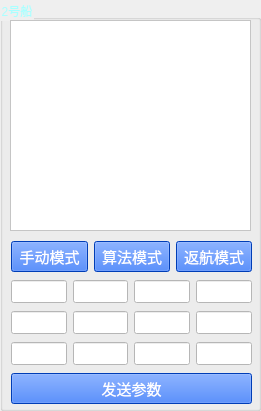
   <widget class="QGroupBox" name="groupBox_4">
    <property name="geometry">
     <rect>
      <x>550</x>
      <y>10</y>
      <width>261</width>
      <height>411</height>
     </rect>
    </property>
    <property name="styleSheet">
     <string notr="true">color: rgb(170, 255, 255);</string>
    </property>
    <property name="title">
     <string>2号船</string>
    </property>
    <widget class="QTextBrowser" name="text_2">
     <property name="geometry">
      <rect>
       <x>10</x>
       <y>20</y>
       <width>241</width>
       <height>211</height>
      </rect>
     </property>
     <property name="font">
      <font>
       <family>黑体</family>
       <pointsize>8</pointsize>
      </font>
     </property>
     <property name="styleSheet">
      <string notr="true">background-color: rgb(255, 255, 255);
color: rgb(0, 0, 0);</string>
     </property>
    </widget>
    <widget class="QWidget" name="layoutWidget">
     <property name="geometry">
      <rect>
       <x>11</x>
       <y>239</y>
       <width>241</width>
       <height>169</height>
      </rect>
     </property>
     <layout class="QVBoxLayout" name="verticalLayout_3">
      <item>
       <layout class="QHBoxLayout" name="horizontalLayout_9">
        <item>
         <widget class="QPushButton" name="manul_2">
          <property name="font">
           <font>
            <family>黑体</family>
            <pointsize>11</pointsize>
           </font>
          </property>
          <property name="styleSheet">
           <string notr="true">color: rgb(255, 255, 255);
background-color: rgb(0, 85, 255);</string>
          </property>
          <property name="text">
           <string>手动模式</string>
          </property>
         </widget>
        </item>
        <item>
         <widget class="QPushButton" name="guided_2">
          <property name="font">
           <font>
            <family>黑体</family>
            <pointsize>11</pointsize>
           </font>
          </property>
          <property name="styleSheet">
           <string notr="true">color: rgb(255, 255, 255);
background-color: rgb(0, 85, 255);</string>
          </property>
          <property name="text">
           <string>算法模式</string>
          </property>
         </widget>
        </item>
        <item>
         <widget class="QPushButton" name="RTL_2">
          <property name="font">
           <font>
            <family>黑体</family>
            <pointsize>11</pointsize>
           </font>
          </property>
          <property name="styleSheet">
           <string notr="true">color: rgb(255, 255, 255);
background-color: rgb(0, 85, 255);</string>
          </property>
          <property name="text">
           <string>返航模式</string>
          </property>
         </widget>
        </item>
       </layout>
      </item>
      <item>
       <layout class="QHBoxLayout" name="horizontalLayout_10">
        <item>
         <widget class="QLineEdit" name="pa0_2">
          <property name="font">
           <font>
            <family>Times New Roman</family>
            <pointsize>10</pointsize>
            <weight>75</weight>
            <bold>true</bold>
           </font>
          </property>
          <property name="styleSheet">
           <string notr="true">background-color: rgb(255, 255, 255);
color: rgb(0, 0, 0);</string>
          </property>
         </widget>
        </item>
        <item>
         <widget class="QLineEdit" name="pa1_2">
          <property name="font">
           <font>
            <family>Times New Roman</family>
            <pointsize>10</pointsize>
            <weight>75</weight>
            <bold>true</bold>
           </font>
          </property>
          <property name="styleSheet">
           <string notr="true">background-color: rgb(255, 255, 255);
color: rgb(0, 0, 0);</string>
          </property>
         </widget>
        </item>
        <item>
         <widget class="QLineEdit" name="pa2_2">
          <property name="font">
           <font>
            <family>Times New Roman</family>
            <pointsize>10</pointsize>
            <weight>75</weight>
            <bold>true</bold>
           </font>
          </property>
          <property name="styleSheet">
           <string notr="true">background-color: rgb(255, 255, 255);
color: rgb(0, 0, 0);</string>
          </property>
         </widget>
        </item>
        <item>
         <widget class="QLineEdit" name="pa3_2">
          <property name="font">
           <font>
            <family>Times New Roman</family>
            <pointsize>10</pointsize>
            <weight>75</weight>
            <bold>true</bold>
           </font>
          </property>
          <property name="styleSheet">
           <string notr="true">background-color: rgb(255, 255, 255);
color: rgb(0, 0, 0);</string>
          </property>
         </widget>
        </item>
       </layout>
      </item>
      <item>
       <layout class="QHBoxLayout" name="horizontalLayout_11">
        <item>
         <widget class="QLineEdit" name="pa4_2">
          <property name="font">
           <font>
            <family>Times New Roman</family>
            <pointsize>10</pointsize>
            <weight>75</weight>
            <bold>true</bold>
           </font>
          </property>
          <property name="styleSheet">
           <string notr="true">background-color: rgb(255, 255, 255);
color: rgb(0, 0, 0);</string>
          </property>
         </widget>
        </item>
        <item>
         <widget class="QLineEdit" name="pa5_2">
          <property name="font">
           <font>
            <family>Times New Roman</family>
            <pointsize>10</pointsize>
            <weight>75</weight>
            <bold>true</bold>
           </font>
          </property>
          <property name="styleSheet">
           <string notr="true">background-color: rgb(255, 255, 255);
color: rgb(0, 0, 0);</string>
          </property>
         </widget>
        </item>
        <item>
         <widget class="QLineEdit" name="pa6_2">
          <property name="font">
           <font>
            <family>Times New Roman</family>
            <pointsize>10</pointsize>
            <weight>75</weight>
            <bold>true</bold>
           </font>
          </property>
          <property name="styleSheet">
           <string notr="true">background-color: rgb(255, 255, 255);
color: rgb(0, 0, 0);</string>
          </property>
         </widget>
        </item>
        <item>
         <widget class="QLineEdit" name="pa7_2">
          <property name="font">
           <font>
            <family>Times New Roman</family>
            <pointsize>10</pointsize>
            <weight>75</weight>
            <bold>true</bold>
           </font>
          </property>
          <property name="styleSheet">
           <string notr="true">background-color: rgb(255, 255, 255);
color: rgb(0, 0, 0);</string>
          </property>
         </widget>
        </item>
       </layout>
      </item>
      <item>
       <layout class="QHBoxLayout" name="horizontalLayout_12">
        <item>
         <widget class="QLineEdit" name="pa8_2">
          <property name="font">
           <font>
            <family>Times New Roman</family>
            <pointsize>10</pointsize>
            <weight>75</weight>
            <bold>true</bold>
           </font>
          </property>
          <property name="styleSheet">
           <string notr="true">background-color: rgb(255, 255, 255);
color: rgb(0, 0, 0);</string>
          </property>
         </widget>
        </item>
        <item>
         <widget class="QLineEdit" name="pa9_2">
          <property name="font">
           <font>
            <family>Times New Roman</family>
            <pointsize>10</pointsize>
            <weight>75</weight>
            <bold>true</bold>
           </font>
          </property>
          <property name="styleSheet">
           <string notr="true">background-color: rgb(255, 255, 255);
color: rgb(0, 0, 0);</string>
          </property>
         </widget>
        </item>
        <item>
         <widget class="QLineEdit" name="pa10_2">
          <property name="font">
           <font>
            <family>Times New Roman</family>
            <pointsize>10</pointsize>
            <weight>75</weight>
            <bold>true</bold>
           </font>
          </property>
          <property name="styleSheet">
           <string notr="true">background-color: rgb(255, 255, 255);
color: rgb(0, 0, 0);</string>
          </property>
         </widget>
        </item>
        <item>
         <widget class="QLineEdit" name="pa11_2">
          <property name="font">
           <font>
            <family>Times New Roman</family>
            <pointsize>10</pointsize>
            <weight>75</weight>
            <bold>true</bold>
           </font>
          </property>
          <property name="styleSheet">
           <string notr="true">background-color: rgb(255, 255, 255);
color: rgb(0, 0, 0);</string>
          </property>
         </widget>
        </item>
       </layout>
      </item>
      <item>
       <widget class="QPushButton" name="set_2">
        <property name="font">
         <font>
          <family>黑体</family>
          <pointsize>11</pointsize>
         </font>
        </property>
        <property name="styleSheet">
         <string notr="true">color: rgb(255, 255, 255);
background-color: rgb(0, 85, 255);</string>
        </property>
        <property name="text">
         <string>发送参数</string>
        </property>
       </widget>
      </item>
     </layout>
    </widget>
   </widget>
